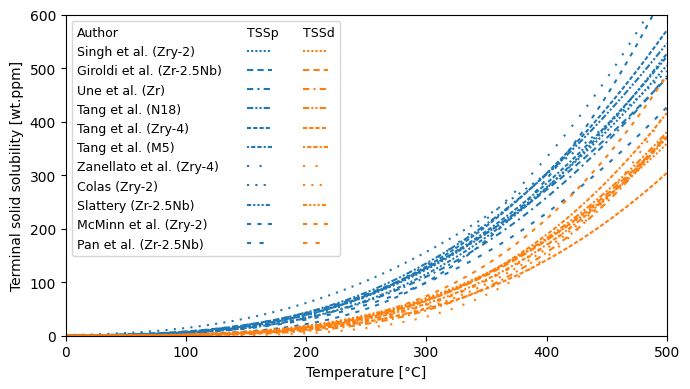

Write the Python code that produced this figure.
import matplotlib.pyplot as plt
import numpy as np
from table_legend import tablelegend

'''

A script to plot the different terminal solid solubilities for dissolution
and precipitation found in the literature.

References:
    
    [1] Singh, R.N., Mukherjee, S., Gupta, A., et al., Terminal solid solubility 
    of hydrogen in Zr-alloy pressure tube material. J. Alloys Comp. 389, 
    102–112 (2005).
    [2] Giroldi, J.P., Vizcaíno, P., Flores, A.V., et al., Hydrogen terminal 
    solid solubility determinations in Zr–2.5Nb pressure tube microstructure in 
    an extended concentration range. J. Alloys Comp. 474, 140–146 (2009).
    [3] Une, K., Ishimoto, S., Terminal solid solubility of hydrogen in unalloyed 
    zirconium by differential scanning calorimetry. J. Nucl. Sci. Technol. 41, 
    949–952 (2004).
    [4] Tang, R., Yang, X., Dissolution and precipitation behaviors of hydrides 
    in N18, Zry-4 and M5 alloys. Int. J. Hydrogen Energy 34, 7269–7274 (2009).
    [5] Zanellato, O. et al., Synchrotron diffraction study of dissolution and 
    precipitation kinetics of hydrides in Zircaloy-4, J. Nucl. Mater. 420 (1–3)
    537–547 (2012).
    [6] Colas, K. B., Fundamental Experiments On Hydride Reorientation in 
    Zircaloy, The Pennsylvania State University (2012).
    [7] Slattery, G. F., The terminal solubility of hydrogen in zirconium alloys 
    between 30 and 400°C, J. Inst. Met. 95 (1967) 43.
    [8] McMinn, A., Darby, E. C., Schofield, J. S., Proceedings of the 12th 
    International Symposium on Zirconium in the Nuclear Industry, ASTM STP 1354, 
    pp.173–195 (2000).
    [9] Pan, Z. L., Ritchie, I. G., Puls, M. P., The terminal solid solubility 
    of hydrogen and deuterium in Zr-2.5Nb alloys, J. Nucl. Mater. 228, 227-237 
    (1996).
    [10] Khatamian, D., Pan, Z. L., Puls, M. P., Cann, C. D., Hydrogen solubility 
    limits in Excel, an experimental zirconium–based alloy, J. Alloys Compd. 231, 
    488–493 (1995).
    
'''

database = {'Singh et al. (Zry-2)': {'Reference': '[1]',
                                     'Year': '2005',
                                     'Material': 'Zircaloy-2',
                                     'Note': 'Cold-worked pressure tube',
                                     'TSSd0': 3.818e4,
                                     'TSSp0': 2.854e4,
                                     'Q_TSSd': 30004,
                                     'Q_TSSp': 25930,
                                     'linestyle': (0, (1, 1))},
            'Singh et al. (Zr-2.5Nb)': {'Reference': '[1]',
                                        'Year': '2005',
                                        'Material': 'Zr-2.5Nb',
                                        'Note': 'Cold-worked pressure tube',
                                        'TSSd0': 6.358e4,
                                        'TSSp0': 3.235e3,
                                        'Q_TSSd': 35440,
                                        'Q_TSSp': 17210,
                                        'linestyle': (5, (10, 3))},
            'Giroldi et al. (Zr-2.5Nb)': {'Reference': '[2]',
                                          'Year': '2009',
                                          'Material': 'Zr-2.5Nb',
                                          'Note': 'Cold-worked pressure tube',
                                          'TSSd0': 5.26e4,
                                          'TSSp0': 2.22e4,
                                          'Q_TSSd': 31819,
                                          'Q_TSSp': 24618,
                                          'linestyle': (0, (3, 2))},
            'Une et al. (Zr)': {'Reference': '[3]',
                                'Year': '2004',
                                'Material': 'Zr',
                                'Note': '-',
                                'TSSd0': 1.41e5,
                                'TSSp0': 3.39e4,
                                'Q_TSSd': 38104,
                                'Q_TSSp': 27291,
                                'linestyle': (0, (3, 2, 1, 2))},
            'Tang et al. (N18)': {'Reference': '[4]',
                                  'Year': '2009',
                                  'Material': 'N18',
                                  'Note': '-',
                                  'TSSd0': 5.364e4,
                                  'TSSp0': 2.973e4,
                                  'Q_TSSd': 31809,
                                  'Q_TSSp': 25690,
                                  'linestyle': (0, (3, 1, 1, 1, 1, 1))},
            'Tang et al. (Zry-4)': {'Reference': '[4]',
                                    'Year': '2009',
                                    'Material': 'Zircaloy-4',
                                    'Note': '-',
                                    'TSSd0': 5.258e4,
                                    'TSSp0': 4.014e4,
                                    'Q_TSSd': 33117,
                                    'Q_TSSp': 27336,
                                    'linestyle': (0, (2, 1))},
            'Tang et al. (M5)': {'Reference': '[4]',
                                 'Year': '2009',
                                 'Material': 'M5',
                                 'Note': '-',
                                 'TSSd0': 8.497e4,
                                 'TSSp0': 3.064e4,
                                 'Q_TSSd': 34187,
                                 'Q_TSSp': 26180,
                                 'linestyle': (0, (1, 1, 2, 1, 2, 1))},
            'Zanellato et al. (Zry-4)': {'Reference': '[5]',
                                         'Year': '2012',
                                         'Material': 'Zircaloy-4',
                                         'Note': '-',
                                         'TSSd0': 510800,
                                         'TSSp0': 66440,
                                         'Q_TSSd': 45610,
                                         'Q_TSSp': 29630,
                                         'linestyle': (0, (1, 5))},
            'Colas (Zry-2)': {'Reference': '[6]',
                              'Year': '2012',
                              'Material': 'Zircaloy-2',
                              'Note': '-',
                              'TSSd0': 108150,
                              'TSSp0': 13320,
                              'Q_TSSd': 36360,
                              'Q_TSSp': 21170,
                              'linestyle': (0, (1, 3))},
            'Slattery (Zr-2.5Nb)': {'Reference': '[7]',
                                    'Year': '1967',
                                    'Material': 'Zr-2.5Nb',
                                    'Note': '-',
                                    'TSSd0': 6.860e4,
                                    'TSSp0': 4.110e4,
                                    'Q_TSSd': 33570,
                                    'Q_TSSp': 28000,
                                    'linestyle': (0, (2, 1, 1, 1, 1, 1, 1, 1))},
            'McMinn et al. (Zry-2)': {'Reference': '[8]',
                                      'Year': '2000',
                                      'Material': 'Zircaloy-2',
                                      'Note': '-',
                                      'TSSd0': 10.64e4,
                                      'TSSp0': 13.87e4,
                                      'Q_TSSd': 34629,
                                      'Q_TSSp': 34467,
                                      'linestyle': (0, (2, 3))},
            'Pan et al. (Zr-2.5Nb)': {'Reference': '[9]',
                                      'Year': '1996',
                                      'Material': 'Zr-2.5Nb',
                                      'Note': '-',
                                      'TSSd0': 8.080e4,
                                      'TSSp0': 2.812e4, # avg between 2.473e4 and 3.150e4
                                      'Q_TSSd': 34520,
                                      'Q_TSSp': 26915, # avg between 25840 and 27990
                                      'linestyle': (0, (2, 4))}  
# =============================================================================
#             'Khatamian et al. (Excel)': {'Reference': '[10]',
#                                          'Year': '1995',
#                                          'Material': 'Excel',
#                                          'Note': '-',
#                                          'TSSd0': 1.09e5,
#                                          'TSSp0': 1.45e5,
#                                          'Q_TSSd': 32600,
#                                          'Q_TSSp': 29900,
#                                          'linestyle': (0, (3, 2))}       
# =============================================================================
        }

R = 8.31446261815324 # Gas constant [J mol-1 K-1]
temperature = np.linspace(0, 500, 500) + 273 # Temperature [K]

# TODO > chequear este valor de Singh, debe estar mal reportado en la Tabla 3.
# Probar sacando los datos de las Fig. 6 y 7.

plt.figure()
asd = database['Singh et al. (Zr-2.5Nb)']
TSSp = asd['TSSp0'] * np.exp(-asd['Q_TSSp']/(R*temperature))
plt.plot(TSSp, temperature, linestyle=asd['linestyle'], color='#1f77b4', label='TSSp')
TSSd = asd['TSSd0'] * np.exp(-asd['Q_TSSd']/(R*temperature))
plt.plot(TSSd, temperature, linestyle=asd['linestyle'], color='#ff7f0e', label='TSSd')


fig, ax = plt.subplots(figsize=(7,4))

fig.canvas.manager.set_window_title('TSSp and TSSd according to different authors')

for author, data in database.items():
    TSSp = data['TSSp0'] * np.exp(-data['Q_TSSp']/(R*temperature))
    ax.plot(temperature-273, TSSp, linestyle=data['linestyle'], color='#1f77b4', label=f'{author}, TSSp')
    
for author, data in database.items():
    TSSd = data['TSSd0'] * np.exp(-data['Q_TSSd']/(R*temperature))
    ax.plot(temperature-273, TSSd, linestyle=data['linestyle'], color='#ff7f0e', label=f'{author}, TSSd')
    
ax.set_xlabel('Temperature [°C]')
ax.set_ylabel('Terminal solid solubility [wt.ppm]')

ax.set_xlim([0, 500])
ax.set_ylim([0, 600])

tablelegend(ax, ncol=2,
            row_labels=[author for author in database],
            col_labels=['TSSp', 'TSSd'], 
            title_label='Author',
            prop={'size': 9})

fig.tight_layout()

plt.savefig('terminal_solid_solubility.png', bbox_inches='tight')

plt.show()
